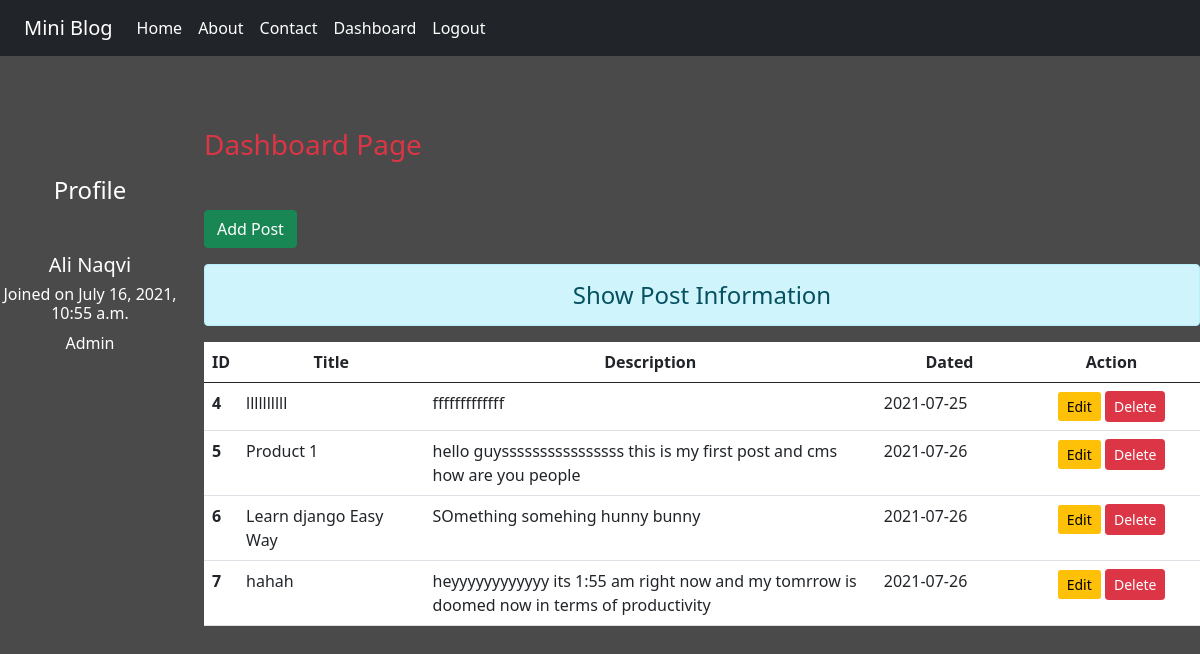
The page /dashboard/ (signed in) on the database its author committed.
### Blog/models.py (models this page shows)
class Post(models.Model):
    title = models.CharField(max_length=150)
    desc=models.TextField()
    date_created=models.CharField(max_length=20)
    created_by=models.CharField(max_length=20)

### Blog/views.py (the view)
# urls.py: path('dashboard/',views.dashboard,name='dashboard'),
def dashboard(request):
    if request.user.is_authenticated:
       posts=Post.objects.all()
       user=request.user
       full_name=user.get_full_name()
       joined=user.date_joined
       gps=user.groups.all()
       return render(request,'Blog/dashboard.html',{'post':posts,'full_name':full_name,'groups':gps,'joined':joined})
    else:
        return HttpResponseRedirect('/login')

### Blog/templates/Blog/dashboard.html (shortened to what this page needs)
{% extends 'Blog/base.html' %}
{% load static %}
{% block side %}
<div class="col-sm-2 text-white mt-5 text-center">
<h4 class="my-5">Profile</h4>
<h5>{{full_name}}</h5>
<h6>Joined on {{joined}}</h6>
{% for group in groups %}
<p>{{group.name}}</p>
{% endfor %}
</div>
{% endblock side %}
{% block content %}
<div class="col-sm-10">
        <h3 class="text-danger my-5">Dashboard Page</h3>
        <a href="{% url 'addpost' %}" class="btn btn-success">Add Post</a>
        <h4 class="text-center alert alert-info mt-3">Show Post
        Information</h4>
        {% if post %}
        <table class="table table-hover bg-white">
        <thead>
        <tr class="text-center">
        <th scope="col" style="width:2%">ID</th>
        <th scope="col" style="width:19%">Title</th>
        <th scope="col" style="width:46%">Description</th>
        <th scope="col" style="width:15%">Dated</th>
        <th scope="col" style="width:18%">Action</th>
        </tr>
        </thead>
        <tbody>
        {% for posts in post %}
        <tr>
        <th scope="row">
        {{posts.id}}
        </th>
        <td>
        {{posts.title}}
        </td>
        <td>
        {{posts.desc}}
        </td>
        <td>
        {{posts.date_created}}
        </td>
        <td class="text-center ">
        <a href="{% url 'updatepost' posts.id %}" class="btn btn-warning btn-sm d-inline">Edit</a>
        {% if perms.Blog.delete_post %}
        <form action="{% url 'deletepost' posts.id %}" method="post" class="d-inline">
        <input type="submit" class="btn btn-danger btn-sm" value="Delete">
        </form>
        {% endif %}
        </td>
        </tr>
        {% endfor %}
        </tbody>
        </table>
</div>
     {% else %}
<h4 class="text-center alert alert-warning">No Records</h4>
{% endif %}
{% endblock content %}

### Blog/static/Blog/css/styles.css (style rules this page uses)
body { background-color: rgb(74,74,74); color:antiquewhite; }

### rows shown on the page
Post: id "4", title "llllllllll", desc "fffffffffffff", date_created "2021-07-25"
Post: id "5", title "Product 1", desc "hello guyssssssssssssssss this is my first post and cms how are you people", date_created "2021-07-26"
Post: id "6", title "Learn django Easy Way", desc "SOmething somehing hunny bunny", date_created "2021-07-26"
Post: id "7", title "hahah", desc "heyyyyyyyyyyyy its 1:55 am right now and my tomrrow is doomed now in terms of productivity", date_created "2021-07-26"

### other values the page prints
{{ full_name }} "Ali Naqvi"
{{ joined }} "July 16, 2021, 10:55 a.m."
{{ group.name }} "Admin"
